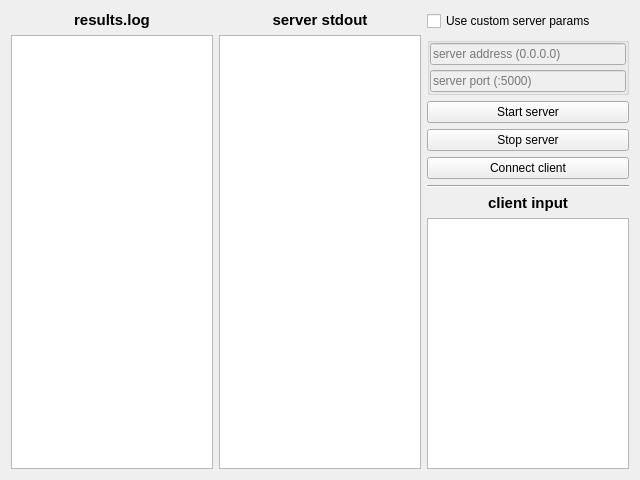
<?xml version="1.0" encoding="UTF-8"?>
<ui version="4.0">
 <class>Form</class>
 <widget class="QWidget" name="Form">
  <property name="geometry">
   <rect>
    <x>0</x>
    <y>0</y>
    <width>640</width>
    <height>480</height>
   </rect>
  </property>
  <property name="windowTitle">
   <string>Form</string>
  </property>
  <layout class="QVBoxLayout" name="verticalLayout_5">
   <item>
    <layout class="QHBoxLayout" name="horizontalLayout">
     <item>
      <layout class="QVBoxLayout" name="verticalLayout_3">
       <item>
        <widget class="QLabel" name="labelLog">
         <property name="font">
          <font>
           <pointsize>11</pointsize>
           <bold>true</bold>
           <kerning>true</kerning>
          </font>
         </property>
         <property name="autoFillBackground">
          <bool>true</bool>
         </property>
         <property name="text">
          <string>results.log</string>
         </property>
         <property name="scaledContents">
          <bool>false</bool>
         </property>
         <property name="alignment">
          <set>Qt::AlignCenter</set>
         </property>
        </widget>
       </item>
       <item>
        <widget class="QPlainTextEdit" name="teLog">
         <property name="readOnly">
          <bool>true</bool>
         </property>
        </widget>
       </item>
      </layout>
     </item>
     <item>
      <layout class="QVBoxLayout" name="verticalLayout_2">
       <item>
        <widget class="QLabel" name="labelStdOut">
         <property name="font">
          <font>
           <pointsize>11</pointsize>
           <bold>true</bold>
           <kerning>true</kerning>
          </font>
         </property>
         <property name="autoFillBackground">
          <bool>true</bool>
         </property>
         <property name="text">
          <string>server stdout</string>
         </property>
         <property name="scaledContents">
          <bool>false</bool>
         </property>
         <property name="alignment">
          <set>Qt::AlignCenter</set>
         </property>
        </widget>
       </item>
       <item>
        <widget class="QPlainTextEdit" name="teStdOut">
         <property name="readOnly">
          <bool>true</bool>
         </property>
        </widget>
       </item>
      </layout>
     </item>
     <item>
      <layout class="QVBoxLayout" name="verticalLayout">
       <item>
        <widget class="QCheckBox" name="chkCustom">
         <property name="text">
          <string>Use custom server params</string>
         </property>
        </widget>
       </item>
       <item>
        <widget class="QGroupBox" name="grpCustom">
         <property name="enabled">
          <bool>false</bool>
         </property>
         <property name="title">
          <string/>
         </property>
         <property name="flat">
          <bool>true</bool>
         </property>
         <layout class="QGridLayout" name="gridLayout_2">
          <property name="leftMargin">
           <number>0</number>
          </property>
          <property name="topMargin">
           <number>0</number>
          </property>
          <property name="rightMargin">
           <number>0</number>
          </property>
          <property name="bottomMargin">
           <number>0</number>
          </property>
          <property name="horizontalSpacing">
           <number>0</number>
          </property>
          <property name="verticalSpacing">
           <number>5</number>
          </property>
          <item row="1" column="0">
           <widget class="QLineEdit" name="linePort">
            <property name="placeholderText">
             <string>server port (:5000)</string>
            </property>
           </widget>
          </item>
          <item row="0" column="0">
           <widget class="QLineEdit" name="lineAddress">
            <property name="inputMask">
             <string/>
            </property>
            <property name="placeholderText">
             <string>server address (0.0.0.0)</string>
            </property>
           </widget>
          </item>
         </layout>
        </widget>
       </item>
       <item>
        <widget class="QPushButton" name="btnSrvStart">
         <property name="text">
          <string>Start server</string>
         </property>
        </widget>
       </item>
       <item>
        <widget class="QPushButton" name="btnSrvStop">
         <property name="text">
          <string>Stop server</string>
         </property>
        </widget>
       </item>
       <item>
        <widget class="QPushButton" name="btnConnect">
         <property name="text">
          <string>Connect client</string>
         </property>
        </widget>
       </item>
       <item>
        <widget class="Line" name="line">
         <property name="orientation">
          <enum>Qt::Horizontal</enum>
         </property>
        </widget>
       </item>
       <item>
        <widget class="QLabel" name="labelClient">
         <property name="font">
          <font>
           <pointsize>11</pointsize>
           <bold>true</bold>
           <kerning>true</kerning>
          </font>
         </property>
         <property name="autoFillBackground">
          <bool>true</bool>
         </property>
         <property name="text">
          <string>client input</string>
         </property>
         <property name="scaledContents">
          <bool>false</bool>
         </property>
         <property name="alignment">
          <set>Qt::AlignCenter</set>
         </property>
        </widget>
       </item>
       <item>
        <widget class="QPlainTextEdit" name="teClient"/>
       </item>
      </layout>
     </item>
    </layout>
   </item>
  </layout>
 </widget>
 <resources/>
 <connections/>
</ui>
